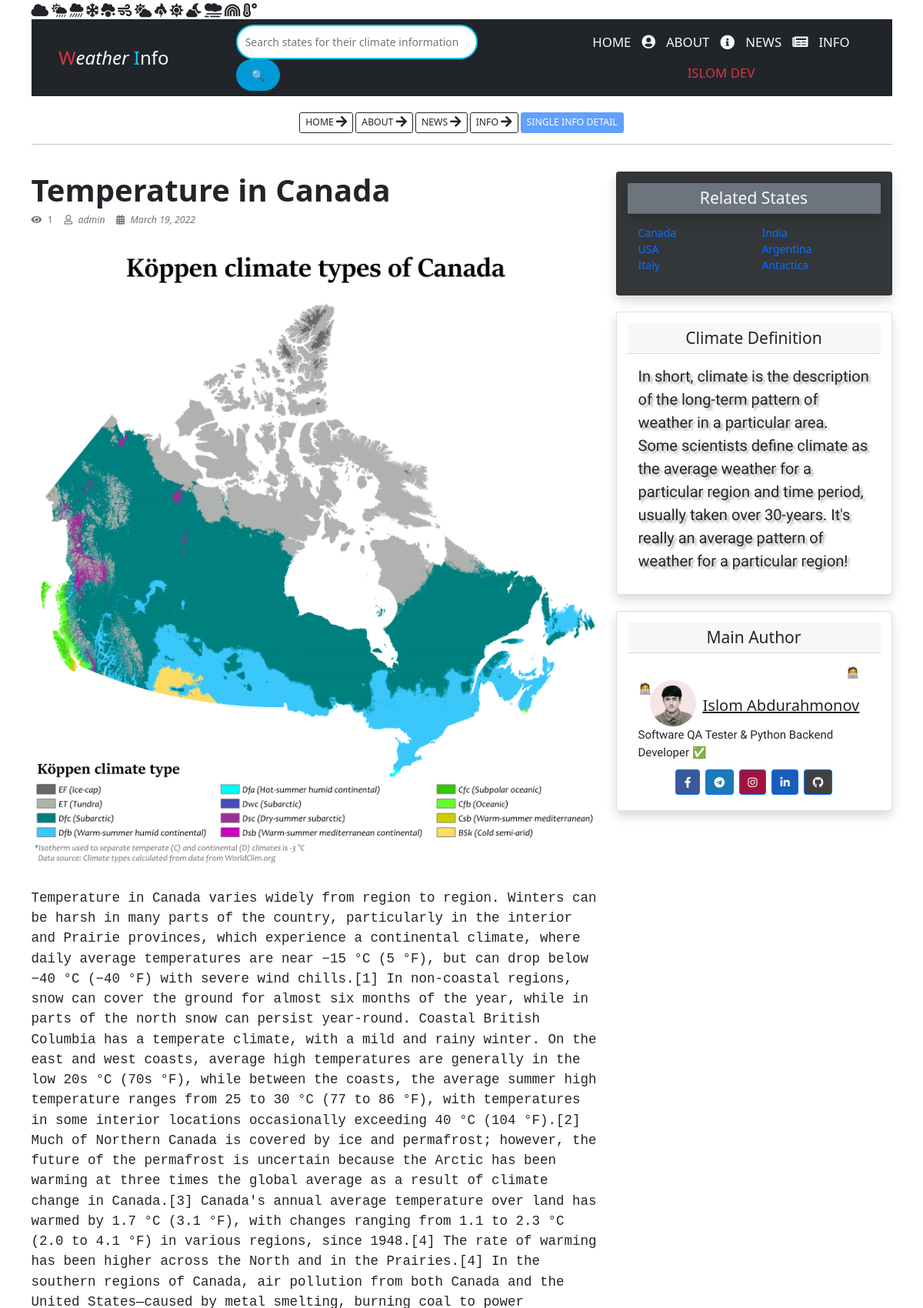
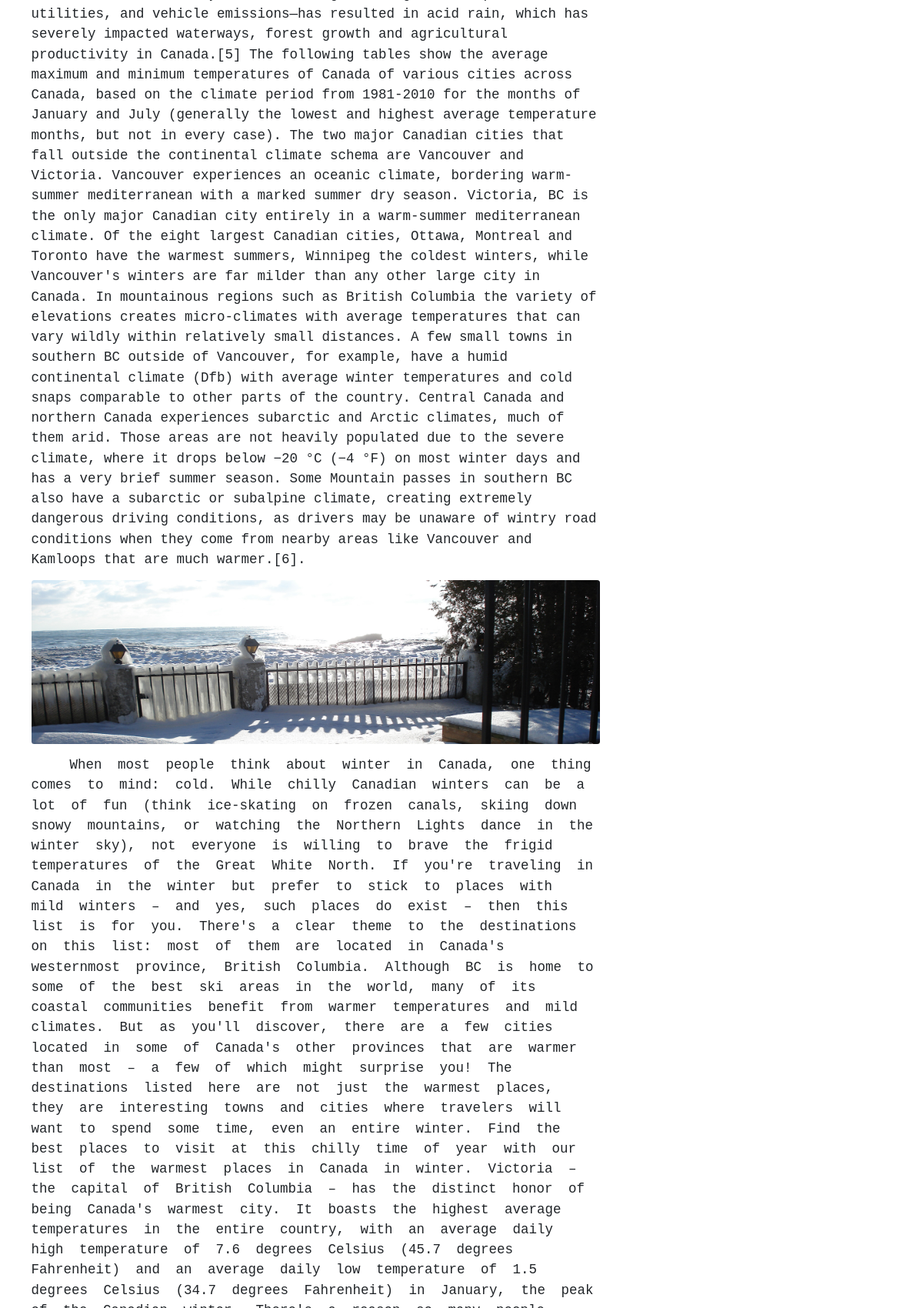
The app's page /info_detail/2/ (upper part) with its own data (2 pictures, top to bottom).
### weather/models.py (models this page shows, shortened)
class WeatherInfo(models.Model):
    author = models.CharField(max_length=200, blank=True, null=True)
    image = models.ImageField(upload_to='info_collection', null=True, blank=True)
    title = models.CharField(max_length=400, null=True, blank=True)
    title_search = models.CharField(max_length=300, null=True, blank=True)
    image_second = models.ImageField(upload_to='info_collection', blank=True, null=True)
    image_third = models.ImageField(upload_to='info_collection', blank=True, null=True)
    full_content_first = models.TextField()
    full_content_second = models.TextField(blank=True, null=True)
    date_posted = models.DateTimeField(default=timezone.now)
    class Meta:
        verbose_name_plural = 'WeatherInfo'

### weather/views.py (the view)
# urls.py: path('info_detail/<int:pk>/', views.info_detail, name='info_detail'),
def info_detail(request, pk):
    detail_info = WeatherInfo.objects.get(id=pk)
    ct = request.session.get('count', 0)
    newcount = ct + 1
    request.session['count'] = newcount
    ctx = {
        'detail_info': detail_info,
        'newcount': newcount
    }
    return render(request, 'info_detail.html', ctx)

### templates/info_detail.html (shortened to what this page needs)
<!DOCTYPE html>
{% load static %}
<html lang="en">
<head>
	<link href="{% static 'fonts/font-awesome.min.css' %}" rel="stylesheet" type="text/css">
	<link rel="stylesheet" href="{% static 'css/index.css' %}">
    <link rel="stylesheet" href="{% static 'css/body.css' %}">
    <link href="https://vjs.zencdn.net/7.10.2/video-js.css" rel="stylesheet" />
    <link href="https://cdnjs.cloudflare.com/ajax/libs/font-awesome/5.13.0/css/all.min.css" rel="stylesheet">
    <link href="https://cdn.jsdelivr.net/npm/bootstrap@5.0.2/dist/css/bootstrap.min.css" rel="stylesheet">
    <link rel="stylesheet" href="https://pro.fontawesome.com/releases/v5.10.0/css/all.css" />
</head>
<body>
  <div class="container mt-1">
    <i class="fas fa-cloud" style="font-size: large;"></i>
    <i class="fas fa-cloud-sun-rain" style="font-size: large;"></i>
    <i class="fas fa-cloud-showers-heavy" style="font-size: large;"></i>
    <i class="fas fa-snowflake" style="font-size: large;"></i>
    <i class="fas fa-cloud-meatball" style="font-size: large;"></i>
    <i class="fas fa-wind" style="font-size: large;"></i>
    <i class="fas fa-cloud-sun" style="font-size: large;"></i>
    <i class="fas fa-poo-storm" style="font-size: large;"></i>
    <i class="fas fa-sun" style="font-size: large;"></i>
    <i class="fas fa-cloud-moon" style="font-size: large;"></i>
    <i class="fas fa-smog" style="font-size: large;"></i>
    <i class="fas fa-rainbow" style="font-size: large;"></i>
    <i class="fas fa-temperature-high" style="font-size: large;"></i>
    <nav class="navbar navbar-expand-lg navbar-dark bg-dark">
      <div class="container justify-content-center">
        <a class="navbar-brand me-2" style="margin-left: -5%; font-size: x-large;" href="{% url 'index' %}"><span class="text-danger">W</span><i class="text-light">eather</i> <span class="text-info">I</span><span class="text-light">nfo</span></a>
        <form action="{% url 'search_info' %}" method="POST">
            <input type="search" name="search_info" id="Form_Search" value="" class="border border-info border-2" style="width: 290px;" placeholder="Search states for their climate information" role="searchbox" autocomplete="off">
            <input type="submit" id="Form_Go" class="btn btn-block btn-outline-info" value="🔍">
        </form>
        <ul class="nav justify-content-center" style="margin-left: 8%;">
          <li class="nav-item d-flex">
            <a class="nav-link text-light active" style="font-size: larger;" aria-current="page" href="{% url 'index' %}">HOME</a>
          </li>
          <li class="nav-item d-flex">
            <i class="fas fa-user-circle text-light" style="margin-top: 10px;font-size: large;"></i>
            <a class="nav-link text-light" style="font-size: larger;" href="{% url 'about' %}">ABOUT</a>
          </li>
          <li class="nav-item d-flex">
            <i class="fas fa-info-circle text-light" style="margin-top: 10px;font-size: 19px;"></i>
            <a class="nav-link text-light" style="font-size: larger;" href="{% url 'news' %}">NEWS</a>
          </li>
          <li class="nav-item d-flex">
            <i class="fas fa-newspaper text-light" style="margin-top: 10px;font-size: large;"></i>
            <a class="nav-link text-light" style="font-size: larger;" href="{% url 'info' %}">INFO</a>
          </li>
          <li class="nav-item d-flex">
            <a class="nav-link text-danger" style="font-size: larger;" href="https://islom-dev.netlify.app/" tabindex="-1" aria-disabled="true">ISLOM DEV</a>
          </li>
        </ul>
      </div>
    </nav>
  </div><br>
   <div class="container">
        <div class="d-flex justify-content-center">
            <a href="{% url 'index' %}" class="btn btn-outline-dark btn-sm">HOME <i class="fas fa-arrow-right fa-lg" aria-hidden="true"></i></a>
            <a href="{% url 'about' %}" class="btn btn-outline-dark btn-sm" style="margin-left: 3px;">ABOUT <i class="fas fa-arrow-right fa-lg" aria-hidden="true"></i></a>
            <a href="{% url 'news' %}" class="btn btn-outline-dark btn-sm" style="margin-left: 3px;">NEWS <i class="fas fa-arrow-right fa-lg" aria-hidden="true"></i></a>
            <a href="{% url 'info' %}" class="btn btn-outline-dark btn-sm" style="margin-left: 3px;">INFO <i class="fas fa-arrow-right fa-lg" aria-hidden="true"></i></a>
            <a class="btn btn-primary btn-sm disabled" style="margin-left: 3px;">SINGLE INFO DETAIL</a>
        </div><hr>
   </div>
        <div class="container mt-4">
            <div class="row">
                <div class="col-lg-8">
                    <article>
                        <header class="mb-4">
                            <h1 class="fw-bolder mb-1 font-effect-emboss" style="font-size: 40px">{{detail_info.title}}</h1>
                            <small class="text-muted"><i class="fas fa-eye"></i><span style="margin-left: 1%;">{{newcount}}</span><i class="far fa-user" style="margin-left: 2%;"></i><span class="text-muted fst-italic" style="margin-left: 1%;">{{detail_info.author}}</span><i class="fas fa-calendar-alt" style="margin-left: 2%;"></i><span class="text-muted fst-italic" style="margin-left: 1%;">{{ detail_info.date_posted | date:'F d, Y' }}</span></small>
                        </header>
                        <figure><img class="img-fluid rounded" style="width: 100%;" src="{{detail_info.image_second.url}}" alt="..." /></figure>
                        <section>
                            <p class="fs-5" style="margin-top: -6%; font-family: 'Courier New', monospace;">{{detail_info.full_content_first}}.</p>
                            <figure><img class="img-fluid rounded" style="width: 100%;" src="{{detail_info.image_third.url}}" alt="..." /></figure>
                            <p class="fs-5" style="margin-bottom: -4%; font-family: 'Courier New', monospace; word-spacing: 10px; text-indent: 50px;">{{detail_info.full_content_second}}.</p>
                        </section>
                    </article>
                </div>
                <div class="col-lg-4">
                    <div class="card mb-4 shadow p-3 rounded" style="background-color: #33373a">
                        <center class="card-header shadow text-light bg-secondary h4">Related States</center>
                        <div class="card-body">
                            <div class="row">
                                <div class="col-sm-6">
                                    <ul class="list-unstyled mb-0">
                                        <li><a class="font-effect-neon" style="text-decoration: none;" href="{% url 'info' %}">Canada</a></li>
                                        <li><a class="font-effect-neon" style="text-decoration: none;"  href="{% url 'info' %}">USA</a></li>
                                        <li><a class="font-effect-neon" style="text-decoration: none;" href="{% url 'info' %}">Italy</a></li>
                                    </ul>
                                </div>
                                <div class="col-sm-6">
                                    <ul class="list-unstyled mb-0">
                                        <li><a class="font-effect-neon" style="text-decoration: none;" href="{% url 'info' %}">India</a></li>
                                        <li><a class="font-effect-neon" style="text-decoration: none;" href="{% url 'info' %}">Argentina</a></li>
                                        <li><a class="font-effect-neon" style="text-decoration: none;" href="{% url 'info' %}">Antactica</a></li>
                                    </ul>
                                </div>
                            </div>
                        </div>
                    </div>
                    <div class="card mb-4 shadow p-3 bg-body rounded">
                        <center class="card-header h4">Climate Definition</center>
                        <div class="card-body" style='font-family: "Sofia", sans-serif; font-size: 20px; text-shadow: 3px 3px 3px #ababab;'>In short, climate is the description of the long-term pattern of weather in a particular area. Some scientists define climate as the average weather for a particular region and time period, usually taken over 30-years. It's really an average pattern of weather for a particular region!</div>
                    </div>
                    <div class="card mb-4 shadow p-3 bg-body rounded">
                        <center class="card-header h4">Main Author</center>
                        <div class="card-body">
                            <span style="margin-left: 90%;">🧑‍💻🧑‍💻</span>
                            <div class="d-flex" style="margin-top: -7%;">
                                <img src="{% static 'images/men.jpeg' %}" class="rounded-circle" width="60px" style="margin-left: 5%;" alt="Cinque Terre">
                                <h5 class="mt-4 font-effect-shadow-multiple" style="margin-left: 3%; font-size: 20px"><u><a class="text-dark" style="text-decoration: nonet" href="https://islom-dev-portfolio.netlify.app/?fbclid=IwAR2V9DMo4O53p-faVCoUmjsqPSB4Aw7vlorxTaXSMvW32sLBHXoBdQa4StQ">Islom Abdurahmonov</a></u></h5>
                            </div>
                            <span class="font-effect-shadow-multiple" style='font-family: "Sofia", sans-serif; font-size: 15px;'>Software QA Tester & Python Backend Developer ✅</span>
                            <div class="d-flex justify-content-center mt-2" style="margin-bottom: -4%;">
				                <a class="btn btn-primary btn-floating m-1" style="background-color: #3b5998;" href="https://www.facebook.com/profile.php?id=100073080731960" role="button"><i class="fab fa-facebook-f"></i></a>
				                <a class="btn btn-primary btn-floating m-1" style="background-color: #1c7ab9;" href="https://t.me/islom16045" role="button"><i class="fab fa-telegram"></i></a>
				                <a class="btn btn-primary btn-floating m-1" style="background-color: #a1133e;" href="https://www.instagram.com/islomdev/" role="button"><i class="fab fa-instagram"></i></a>
				                <a class="btn btn-primary btn-floating m-1" style="background-color: #195eb9;" href="https://www.linkedin.com/in/islom-dev-0a8791221/" role="button"><i class="fab fa-linkedin-in"></i></a>
				                <a class="btn btn-primary btn-floating m-1" style="background-color: #414141;" href="https://github.com/Islomdev16" role="button"><i class="fab fa-github"></i></a>
                            </div>
                        </div>
                    </div>
                </div>
            </div>
        </div>
    {% include 'footer.html' %}
</body>
</html>

### templates/footer.html (shortened to what this page needs)
<!DOCTYPE html>
<html lang="en">
<head>
	<link href="https://cdnjs.cloudflare.com/ajax/libs/font-awesome/5.13.0/css/all.min.css" rel="stylesheet">
	<link href="https://cdn.jsdelivr.net/npm/bootstrap@5.0.2/dist/css/bootstrap.min.css" rel="stylesheet">
    <link rel="stylesheet" href="https://pro.fontawesome.com/releases/v5.10.0/css/all.css" />
</head>
<body>
</body>
</html>

### static/css/index.css (style rules this page uses)
article, aside, details, figcaption, figure, footer, header, hgroup, nav, section, summary { display: block; }
html { background: #fff; color: #000; -webkit-text-size-adjust: 100%; -ms-text-size-adjust: 100%; }
html, button, input, select, textarea { font-family: sans-serif; }
body { margin: 0; }
a { background: transparent; }
h1 { font-size: 2em; margin: 0.67em 0; }
h5 { font-size: 0.83em; margin: 1.67em 0; }
small { font-size: 80%; }
img { border: 0; }
figure { margin: 0; }
button, input, select, textarea { font-family: inherit; font-size: 100%; margin: 0; vertical-align: baseline; }
button, input { line-height: normal; }
button, html input[type="button"], input[type="reset"], input[type="submit"] { -webkit-appearance: button; cursor: pointer; }
input[type="search"] { -webkit-appearance: textfield; box-sizing: content-box; }
*, *:before, *:after { box-sizing: border-box; }
html { font-size: 14px; }
body { color: #bfc1c8; font-family: "Roboto", "Open Sans", sans-serif; font-size: 14px; font-weight: 300; line-height: 1.5; background: #1e202b; }
h1, h2, h3, h4, h5, h6 { font-weight: 700; margin: 0 0 20px; line-height: normal; }
hr { border: none; border-bottom: 1px solid #777; }
ul, ol { margin: 0; padding-left: 0; }
a { text-decoration: none; color: #009ad8; }
p { margin-top: 0; }
form input, form textarea, form select { outline: none; border: none; padding: 10px; border-radius: 30px; }
.button, form input[type="submit"], form button, form input[type="reset"] { border: none; background: #009ad8; padding: 10px 20px; border-radius: 30px; color: white; }
.container { margin-right: auto; margin-left: auto; padding-left: 15px; padding-right: 15px; *zoom: 1; }
.container:after { content: " "; clear: both; display: block; overflow: hidden; height: 0; }
@media (min-width: 768px) { .container { width: 750px; } }
@media (min-width: 992px) { .container { width: 970px; } }
@media (min-width: 1200px) { .container { width: 1170px; } }
.row { margin-left: -15px; margin-right: -15px; *zoom: 1; }
.row:after { content: " "; clear: both; display: block; overflow: hidden; height: 0; }
.col-xs-1, .col-sm-1, .col-md-1, .col-lg-1, .col-xs-2, .col-sm-2, .col-md-2, .col-lg-2, .col-xs-3, .col-sm-3, .col-md-3, .col-lg-3, .col-xs-4, .col-sm-4, .col-md-4, .col-lg-4, .col-xs-5, .col-sm-5, .col-md-5, .col-lg-5, .col-xs-6, .col-sm-6, .col-md-6, .col-lg-6, .col-xs-7, .col-sm-7, .col-md-7, .col-lg-7, .col-xs-8, .col-sm-8, .col-md-8, .col-lg-8, .col-xs-9, .col-sm-9, .col-md-9, .col-lg-9, .col-xs-10, .col-sm-10, .col-md-10, .col-lg-10, .col-xs-11, .col-sm-11, .col-md-11, .col-lg-11, .col-xs-12, .col-sm-12, .col-md-12, .col-lg-12 { position: relative; min-height: 1px; padding-left: 15px; padding-right: 15px; }
@media (min-width: 768px) { .col-sm-1, .col-sm-2, .col-sm-3, .col-sm-4, .col-sm-5, .col-sm-6, .col-sm-7, .col-sm-8, .col-sm-9, .col-sm-10, .col-sm-11, .col-sm-12 { float: left; } }
@media (min-width: 768px) { .col-sm-6 { width: 50%; } }
@media (min-width: 1200px) { .col-lg-1, .col-lg-2, .col-lg-3, .col-lg-4, .col-lg-5, .col-lg-6, .col-lg-7, .col-lg-8, .col-lg-9, .col-lg-10, .col-lg-11, .col-lg-12 { float: left; } }
@media (min-width: 1200px) { .col-lg-4 { width: 33.3333333333%; } }
@media (min-width: 1200px) { .col-lg-8 { width: 66.6666666667%; } }

### static/css/body.css (style rules this page uses)
.btn-primary { color: #fff; background-color: #007b5e; border-color: #007b5e; }
section { padding: 60px 0; }

### records on screen
WeatherInfo: title "Temperature in Canada", author "admin", date_posted "March 19, 2022", image_second (picture), full_content_first "Temperature in Canada varies widely from region to region. Winters can be harsh in many parts of the country, particularly in the interior and Prairie provinces, which experience a continental climate, where daily average temperatures are near −15 °C (5 °F), but can drop below −40 °C (−40 °F) with severe wind chills.[1] In non-coastal regions, snow can cover the ground for almost six months of the year, while in parts of the north snow can persist year-round. Coastal British Columbia has a temperate climate, with a mild and rainy winter. On the east and west coasts, average high temperatures are generally in the low 20s °C (70s °F), while between the coasts, the average summer high…", image_third (picture)

### other values on screen
{{ newcount }} "1"
